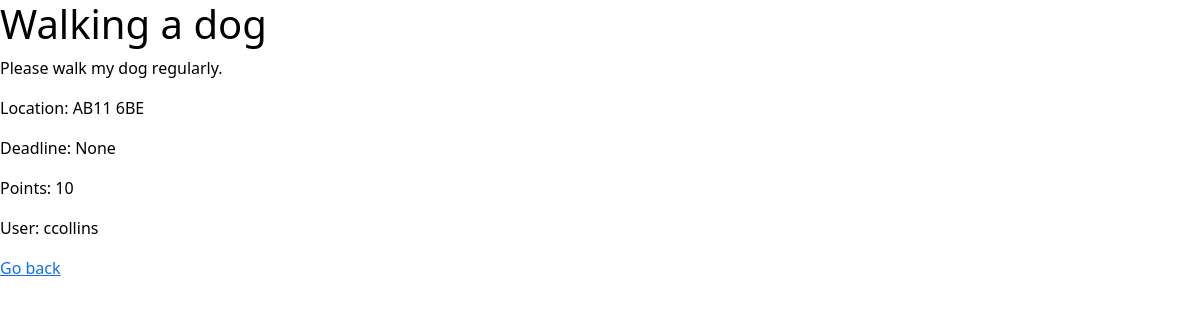
Screenshot of /jobs/1/ (signed in) with the database file from the repository.
### jobs/models.py (models this page shows)
class JobPosting(models.Model):
    job_id = models.BigAutoField(primary_key=True)
    poster_id = models.ForeignKey(User, on_delete=models.CASCADE) # Should we use something else on delete?
    location = models.CharField(max_length=8)
    job_title = models.CharField(max_length=50)
    job_short_description = models.CharField(max_length=50)
    job_description = models.CharField(max_length=1000)
    posting_time = models.DateTimeField(default=timezone.now)
    points = models.IntegerField(validators=[MinValueValidator(1)])
    deadline = models.DateTimeField(default=None, blank=True, null=True)
    hidden = models.BooleanField(default=False)
    assigned = models.BooleanField(default=False)
    completed = models.BooleanField(default=False)

### userprofile/models.py (models this page shows)
class User(AbstractUser):
    balance = models.IntegerField(default=0)
    date_of_birth = models.DateField()
    rating = models.FloatField(default=0)
    REQUIRED_FIELDS = ["first_name", "last_name", "email", "date_of_birth"]

### jobs/views.py (the view)
# urls.py: path('<int:job_id>/', views.detail, name='jobdetails'), # Details of a job
def detail(request, job_id):
    template = loader.get_template('jobdetails.html')
    try:
        job = JobPosting.objects.get(pk=job_id)
    except JobPosting.DoesNotExist:
        return HttpResponseNotFound()
    context = {
        'job': job,
    }
    return HttpResponse(template.render(context, request))

### templates/jobdetails.html (shortened to what this page needs)
{% extends 'base.html' %}
{% block content %}
<h1>{{ job.job_title }}</h1>
<p>{{ job.job_description }}</p>
<p>Location: {{ job.location }}</p>
<p>Deadline: {{ job.deadline }}</p>
<p>Points: {{ job.points }}</p>
<p>User: {{ job.poster_id.username }}</p>
<p><a href="{{ request.META.HTTP_REFERER }}">Go back</a></p>
{% endblock %}

### static/css/styles.css (style rules this page uses)
body { background-color: #ffffff; color: #000; }

### rows the page displays
JobPosting: job_description "Please walk my dog regularly.", location "AB11 6BE", deadline "None", points "10", poster_id.username "ccollins"
